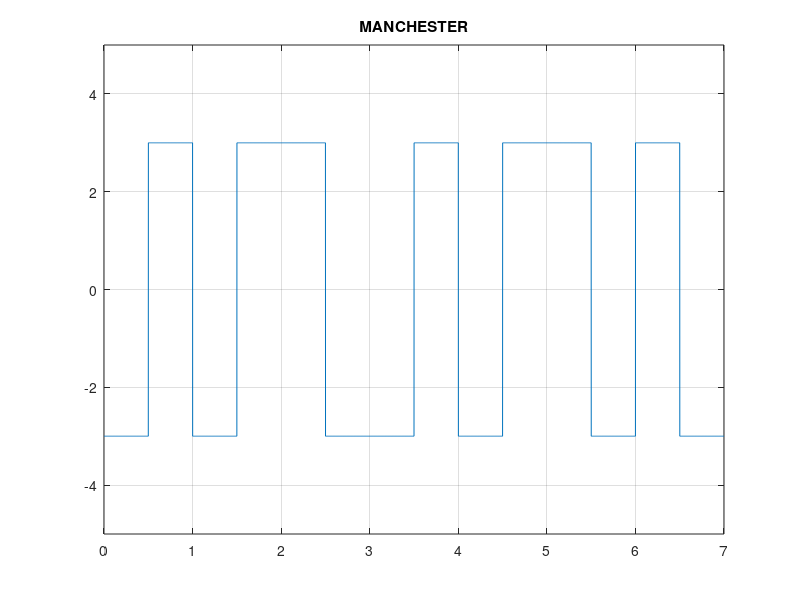

Write the MATLAB code that produced this figure.
% University of Rajshahi
% Name : Nakul Deb Nath
% Dept : CSE
% Date : 12-10-2018

clear;
clear all;
clc;

n=[1,1,0,1,1,0,0];
%n = input('Enter the bit Stream : ');
v = 3;
for index = 1:length(n)
    if n(index)==1;
        bitsArray(index) = v;
    else
        bitsArray(index) = -v;
    end
end






i=1;
t = 0:0.001:length(n);
bt = 1/0.001;
for index = 1:length(t)
    if t(index) < i;
        if t(index) <= i-.5;
            y(index) =  -bitsArray(i);
        else
            y(index) = bitsArray(i);
        end
    else
        if t(index) <= i+.5;
            y(index) = bitsArray(i);
        else
            y(index) =  -bitsArray(i);
        end
        i = i+1;
    end
end


plot(t,y);
axis([0 length(n) -5 5]);
grid on;
title('MANCHESTER');



for j = 1:length(y)/bt
    if y(j*bt+2-bt) == v;
        resiveBit(j) = 0;
    else
        resiveBit(j) = 1;
    end
end

display(resiveBit);

